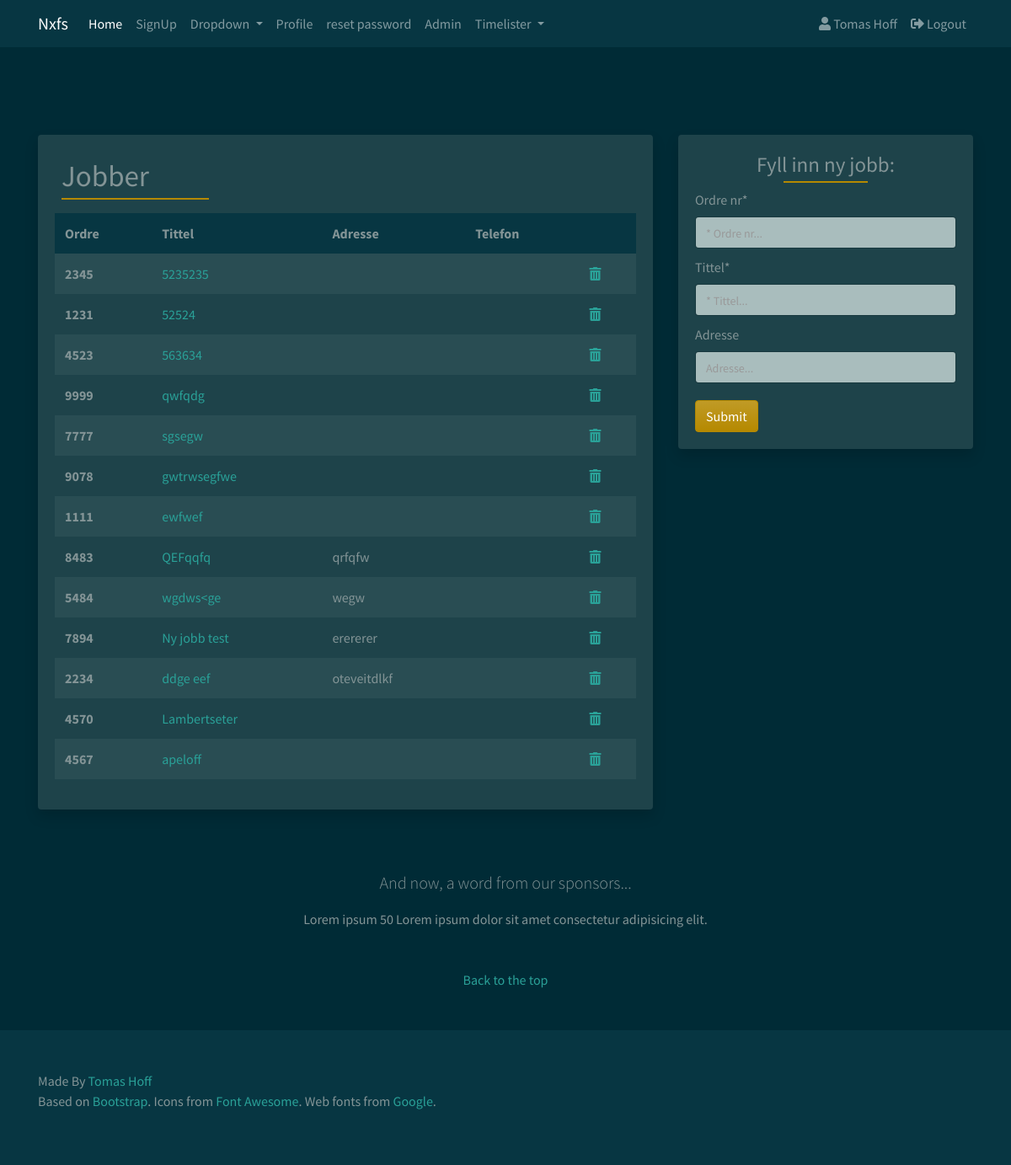
Screenshot of /timelister/jobblist/ (signed in) with the database file from the repository.
### users/models.py (models this page shows, shortened)
class CustomUser(AbstractUser):
    objects = CustomUserManager()
    city = models.CharField(max_length=50, blank=True)
    country = models.CharField(max_length=50, blank=True)
    website = models.URLField(blank=True)
    phone = models.IntegerField(default=0)
    profile_picture = models.ImageField(
        upload_to='profile_image', default='default/profile.png')

### timelister/models.py (models this page shows)
class Jobber(models.Model):
    ordre_nr = models.PositiveSmallIntegerField(primary_key=True)
    tittel = models.CharField(max_length=64, unique=True, blank=True)
    adresse = models.CharField(max_length=256, blank=True)
    telefon_nr = models.CharField(max_length=64, blank=True)
    beskrivelse = models.TextField(blank=True)
    date = models.DateTimeField(auto_now_add=True)
    ferdig = models.BooleanField(default=False)
    matriell = models.ManyToManyField(JobbMatriell, blank=True)
    class Meta:
        verbose_name = 'Jobb'
        verbose_name_plural = 'Jobber'
    def __str__(self):
        return self.tittel

### timelister/views.py (the view)
# urls.py: path('jobblist/', views.jobblist, name="jobblist"),
def jobblist(request):
    jobb_list = models.Jobber.objects.all()
    most_recent = models.Jobber.objects.order_by('-date')
    paginator = Paginator(jobb_list, 10)
    page_request_var = 'page'
    page = request.GET.get(page_request_var)
    try:
        paginated_queryset = paginator.page(page)
    except PageNotAnInteger:
        paginated_queryset = paginator.page(1)
    except EmptyPage:
        paginated_queryset = paginator.page(paginator.num_pages)
    jobbform = JobberForm(request.POST or None)
    if request.method == "POST":
        if jobbform.is_valid():
            jobbform.save()
            messages.success(request, 'Jobb Lagt til')
            return redirect(request.META.get('HTTP_REFERER', redirect_if_referer_not_found))
    context = {
        'jobbform': jobbform,
        'queryset': paginated_queryset,
        'page_request_var': page_request_var,
        'most_recent': most_recent,
    }
    return render(request, 'timelister/jobblist.html', context)

### timelister/forms.py
class JobberForm(forms.ModelForm):
    ordre_nr = forms.CharField(max_length=4, required=True, widget=forms.TextInput(
        attrs={
            'placeholder': '* Ordre nr...',
        }))
    tittel = forms.CharField(max_length=64, widget=forms.TextInput(
        attrs={
            'placeholder': '* Tittel...',
        }))
    adresse = forms.CharField(max_length=256, required=False, widget=forms.TextInput(
        attrs={
            'placeholder': 'Adresse...',
        }))
    class Meta:
        model = Jobber
        fields = (
            'ordre_nr',
            'tittel',
            'adresse',
        )

### srv/context_processors.py (called while the page is built)
def custom_context(request):
    navbarloginform = LoginForm(request.POST or None)
    return {
        'navbarloginform': navbarloginform
    }

### templates/timelister/jobblist.html (shortened to what this page needs)
{% extends 'base.html' %}
{% block content %}
{% load crispy_forms_tags %}
<div class="col-lg-8">
    <div class="card border-0 shadow mb-4">
        <div class="card-body">
            <div class="d-flex justify-content-between">
                <div class="p-2">
                    <h2 class="card-body">Jobber</h2>
                </div>
                <div class="p-2"></div>
                <div class="p-2"></div>
            </div>
            <table class="table table-striped table-borderless">
                <thead class="thead-custom">
                    <tr>
                        <th scope="col">Ordre</th>
                        <th scope="col">Tittel</th>
                        <th scope="col">Adresse</th>
                        <th scope="col">Telefon</th>
                        <th scope="col"></th>
                    </tr>
                </thead>
                <tbody>
                    {% for jobber in most_recent %}
                    <tr>
                        <th scope="row">{{ jobber.ordre_nr }}</th>
                        <td><a href="{% url 'jobbdetail' jobb_id=jobber.ordre_nr %}">{{ jobber }}</a></td>
                        <td>{{ jobber.adresse }}</td>
                        <td>{{ jobber.telefon_nr }}</td>
                        <td><a href="{% url 'delete_jobber' jobber.ordre_nr %}" class="confirm-delete"
                                data-toggle="modal" data-target="#confirmTimerDeleteModal"
                                id="deleteButton{{jobber.ordre_nr}}">
                                <i class="fas fa-trash-alt" tooltip-toggle="tooltip" title="Delete"></i></a>
                        </td>
                    </tr>
                    {% endfor %}
                </tbody>
            </table>
        </div>
    </div>
</div>
<div class="col-lg-4">
    <div class="card border-0 shadow mb-4 d-none d-lg-block">
        <div class="card-body">
            <div class="form-group">
                <h2>Fyll inn ny jobb:
                </h2>
                <form method="POST" action=".">
                    {{ jobbform|crispy }}
                    <button type="submit" class="btn btn-primary button-card">Submit</button>
                </form>
            </div>
        </div>
    </div>
</div>
{% endblock content %}

### templates/func/name.html
{% if user.first_name == '' %}
{{ user.username|title }}
{% else %}
{{ user.first_name|title }} {{ user.last_name|title }}
{% endif %}

### static_in_env/css/custom.css (style rules this page uses)
* { margin: 0; padding: 0; }
.button-card { margin-top: 10px !important; }
.card-body h2 { font-weight: 500; font-size: 35px; text-align: left; position: relative; padding: 0px 0 5px; margin-bottom: 10px; }
.card-body h2::after { background: #B58900; width: 175px; height: 2px; content: ""; position: absolute; top: 100%; left: 0%; transform: translateX(-0%); -o-transform: translateX(-0%); -ms-transform: translateX(-0%); -moz-transform: translateX(-0%); -webkit-transform: translateX(-0%); }
.thead-custom th { background-color: #073642; }
.form-group { margin-bottom: 0px !important; }
.form-group input { margin-bottom: 10px !important; }
.form-group h2 { font-weight: 400; font-size: 25px; text-align: center; position: relative; padding: 0px 0 5px; margin-bottom: 10px; }
.form-group h2::after { background: #B58900; width: 100px; height: 2px; content: ""; position: absolute; top: 100%; left: 50%; transform: translateX(-50%); -o-transform: translateX(-50%); -ms-transform: translateX(-50%); -moz-transform: translateX(-50%); -webkit-transform: translateX(-50%); }
.form-group label { font-size: 16px; padding: 0px; }

### rows the page displays
CustomUser: first_name "Tomas", last_name "Hoff"
Jobber: ordre_nr "2345", tittel "5235235"
Jobber: ordre_nr "1231", tittel "52524"
Jobber: ordre_nr "4523", tittel "563634"
Jobber: ordre_nr "9999", tittel "qwfqdg"
Jobber: ordre_nr "7777", tittel "sgsegw"
Jobber: ordre_nr "9078", tittel "gwtrwsegfwe"
Jobber: ordre_nr "1111", tittel "ewfwef"
Jobber: ordre_nr "8483", tittel "QEFqqfq", adresse "qrfqfw"
Jobber: ordre_nr "5484", tittel "wgdws<ge", adresse "wegw"
Jobber: ordre_nr "7894", tittel "Ny jobb test", adresse "erererer"
Jobber: ordre_nr "2234", tittel "ddge eef", adresse "oteveitdlkf"
Jobber: ordre_nr "4570", tittel "Lambertseter"
Jobber: ordre_nr "4567", tittel "apeloff"
